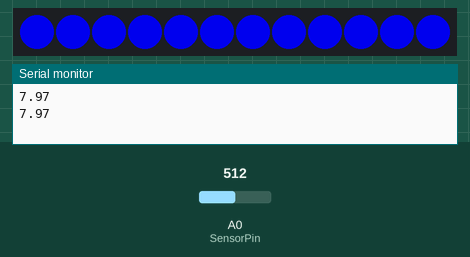
This sketch was run on a simulated Arduino Uno, built with avr-gcc and run on an emulated ATmega328P. Shown: 12 RGB LEDs in strip order, left to right, the last lines printed to the serial monitor. Inputs (shaded band) come from the test bench; at power-on: A0 (SensorPin) = 512.

Above: at 1.2 s.
1.3 s: A0 (SensorPin) set to 479
At 3.6 s:
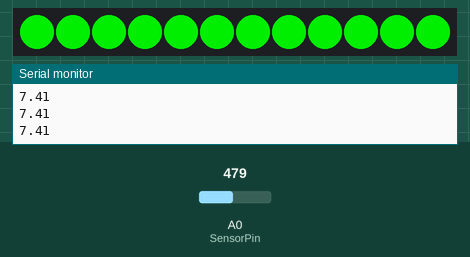
3.9 s: A0 (SensorPin) set to 413
6.0 s: A0 (SensorPin) set to 380
At 7.0 s:
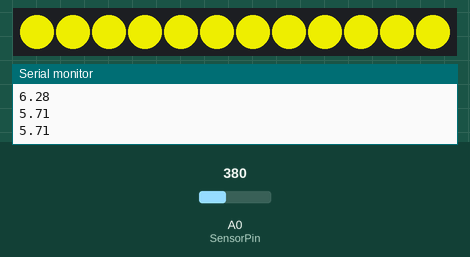
8.2 s: A0 (SensorPin) set to 511
At 10.2 s:
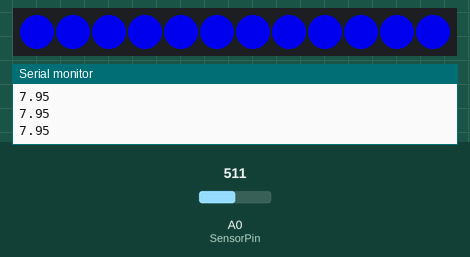
10.6 s: A0 (SensorPin) set to 306
At 12.2 s:
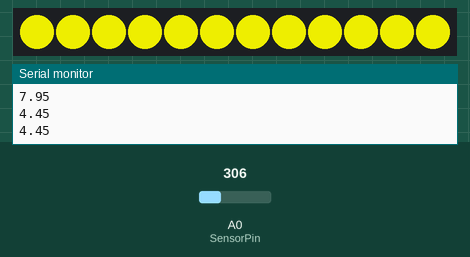
Timing chart, 0 to 13.7 s (numbered marks = the images above; inputs shaded):
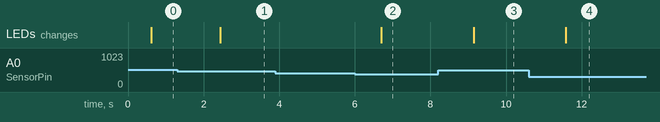

Measured:
- the behaviour switches between 491 and 490 on A0 (SensorPin) (found by bisection; images 0 and 1)
- the behaviour switches between 397 and 396 on A0 (SensorPin) (found by bisection; images 1 and 2)
- after the input at 1.3 s, the LEDs: change after 1.1 s (image 1)
- after the input at 6.0 s, the LEDs: change after 0.70 s (image 2)
- after the input at 8.2 s, the LEDs: change after 0.94 s (image 3)
- after the input at 10.6 s, the LEDs: change after 0.98 s (image 4)

The sketch:

pH_neo_plx.ino
```cpp
#include <Adafruit_NeoPixel.h>
#define BRIGHTNESS 200
#define PIN     6
#define NUMPIXELS  12
#define DELAYVAL 500
Adafruit_NeoPixel pixels = Adafruit_NeoPixel(NUMPIXELS, PIN, NEO_GRB + NEO_KHZ800);
#define SensorPin 0
#define OFFSET -0.78
unsigned long int avgValue;
int buf[10], temp;

void setup(){
  Serial.begin(9600);
  pixels.begin();
  pixels.setBrightness(BRIGHTNESS);
  }
void loop()
{
  for(int i=0;i<10;i++)
  {
    buf[i]=analogRead(SensorPin);
    delay(10);
  }
  for(int i=0;i<9;i++)
  {
    for(int j=i+1;j<10;j++)
    {
      if(buf[i]>buf[j])
       {
        temp=buf[i];
        buf[i]=buf[j];
        buf[j]=temp;
      }}}
  avgValue=0;
  for(int i=2;i<8;i++)
    avgValue+=buf[i];
  float pHvalue=(float)avgValue*5.0/1024/6;
  pHvalue=3.5*pHvalue+OFFSET;
  Serial.println(pHvalue);
  delay(500);

  if(pHvalue < 6.0) {for(int i=0; i<NUMPIXELS; i++){
      pixels.setPixelColor(i, pixels.Color(255,255,0));
      pixels.show();}
    }
    else if(pHvalue < 7.6) {for(int i=0; i<NUMPIXELS; i++){
      pixels.setPixelColor(i, pixels.Color(0,255,0));
      pixels.show();}
    }
    else {for(int i=0; i<NUMPIXELS; i++){
     pixels.setPixelColor(i, pixels.Color(0,0,255));
     pixels.show();}}
}
```
